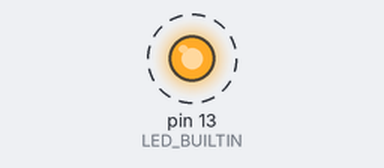
This sketch was run on a simulated Arduino Uno, built with avr-gcc and run on an emulated ATmega328P. Shown: output pins drawn as LEDs (lit = HIGH). Dashed ring = blinking.

Above: at 0.05 s.
Timing chart, 0 to 3.0 s (numbered marks = the images above):
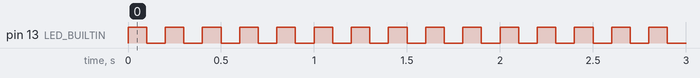

Measured:
- by itself, pin 13 (LED_BUILTIN): alternates HIGH for 0.10 s and LOW for 0.10 s

The sketch:

NodMCU_Actutator.ino
```cpp
void setup() {
  Serial.begin(9600);
    // initialize digital pin LED_BUILTIN as an output.
  pinMode(LED_BUILTIN, OUTPUT);
}
void loop() {
  if (Serial.available() > 0) {
    int data = Serial.parseInt();
    //Serial.println(data);
    //Serial.print("*");
    digitalWrite(LED_BUILTIN, HIGH);   // turn the LED on (HIGH is the voltage level)
    delay(1000*data/9);                       // wait for a second
    digitalWrite(LED_BUILTIN, LOW);    // turn the LED off by making the voltage LOW
    delay(1000*(1-data)/9);
    //Serial.print(".");
  }

 else{
// Default Mode
    digitalWrite(LED_BUILTIN, HIGH);   // turn the LED on (HIGH is the voltage level)
    delay(100);                       // wait for a second
    digitalWrite(LED_BUILTIN, LOW);    // turn the LED off by making the voltage LOW
    delay(100);

  }

    //Serial.print("You sent me: ");
    //Serial.println(data);

}
```
